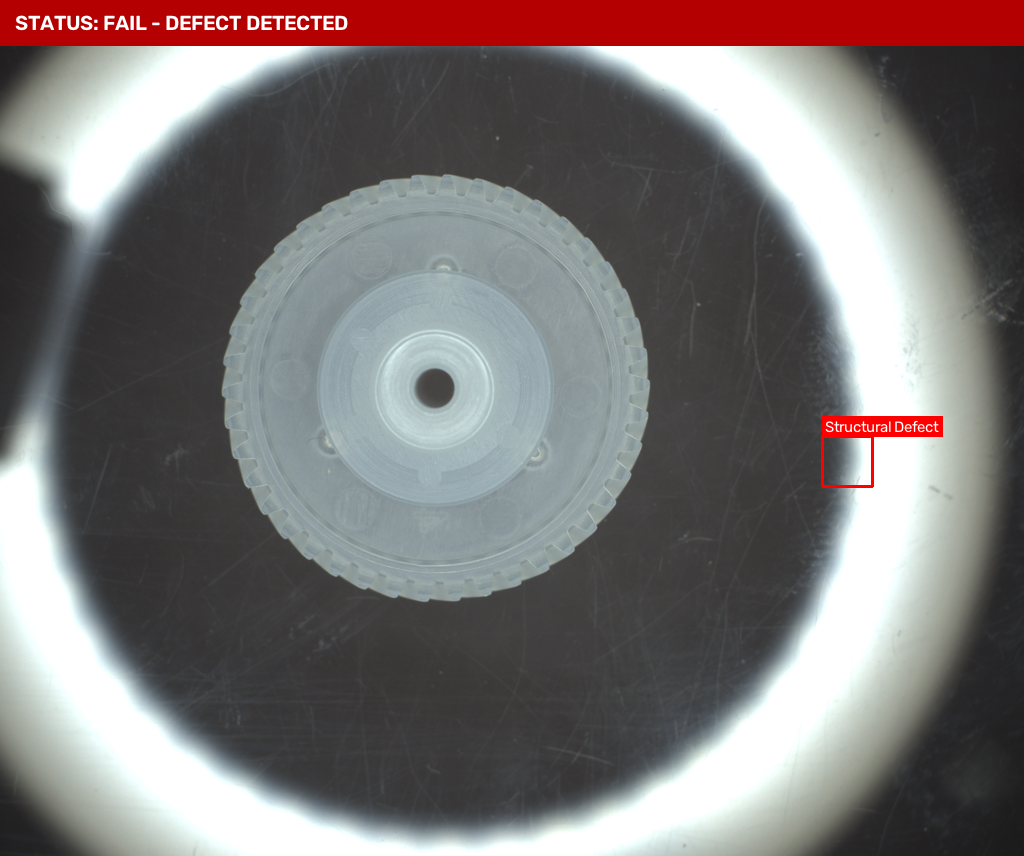
#> input picture assets/fail_defect.png, 1024 x 856 px; its folder holds only this picture in this run
$ python -i main.py   (imports and definitions only)
#> lines starting #> are read from the running program, lines starting #| are printed output that depends on the picture; after the words box and inside, x2 and y2 are one past the last pixel; in counts of white or black regions, pixels touching at a corner belong together
import cv2
import os

THRESHOLD_MAX = 30.0
OUTPUT_DIR = "inspection_results"

def _banner(img, is_fail):
    if is_fail:
        cv2.rectangle(img, (0, 0), (img.shape[1], 45), (0, 0, 180), -1)
        cv2.putText(img, "STATUS: FAIL - DEFECT DETECTED", (15, 30), cv2.FONT_HERSHEY_SIMPLEX, 0.7, (255, 255, 255), 2)
    else:
        cv2.rectangle(img, (0, 0), (img.shape[1], 45), (0, 150, 0), -1)
        cv2.putText(img, "STATUS: PASS - QUALITY VERIFIED", (15, 30), cv2.FONT_HERSHEY_SIMPLEX, 0.7, (255, 255, 255), 2)

def inspect_image(image_path):
#> called with image_path = 'assets/fail_defect.png'
    img = cv2.imread(image_path)
#> img is the input picture: shape (856, 1024, 3); mean B, G, R 116.6, 116.8, 122.9
    if img is None:
        return None, "[ PASS: QUALITY VERIFIED ]"
    gray = cv2.cvtColor(img, cv2.COLOR_BGR2GRAY)
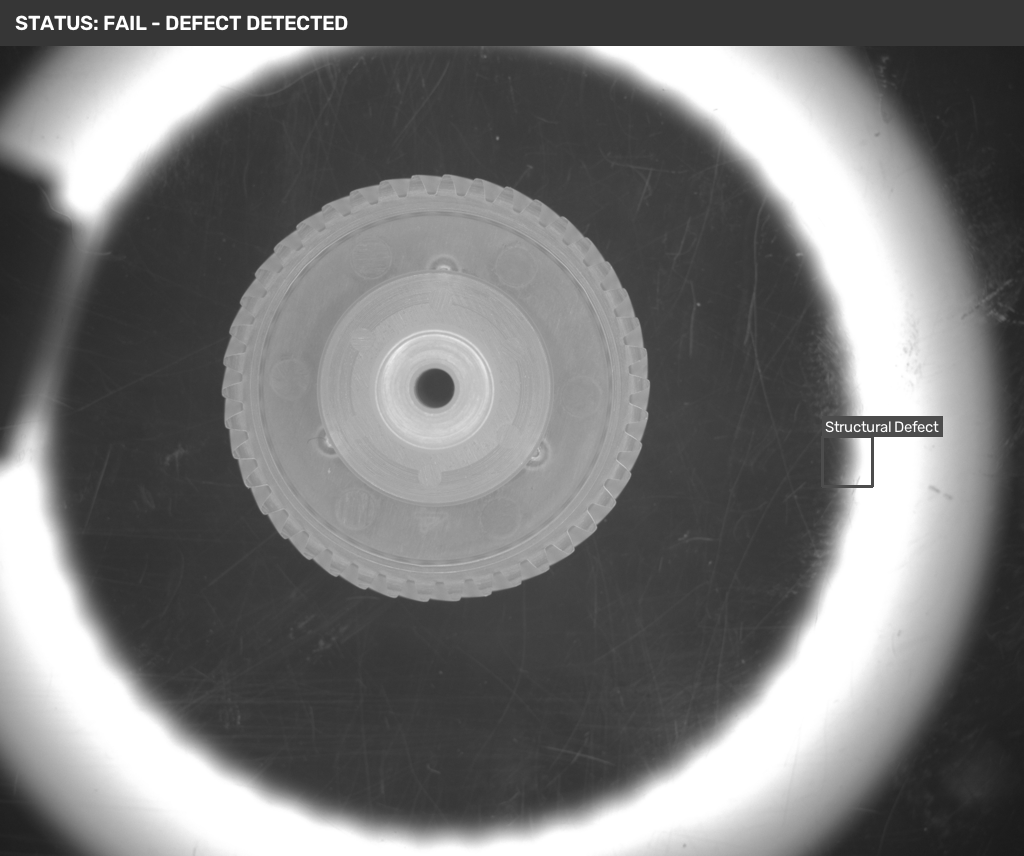
#> gray: shape (856, 1024); min 25, max 255, mean 118.6
    blurred = cv2.GaussianBlur(gray, (5, 5), 0)
    _, thresh = cv2.threshold(blurred, 127, 255, cv2.THRESH_BINARY)
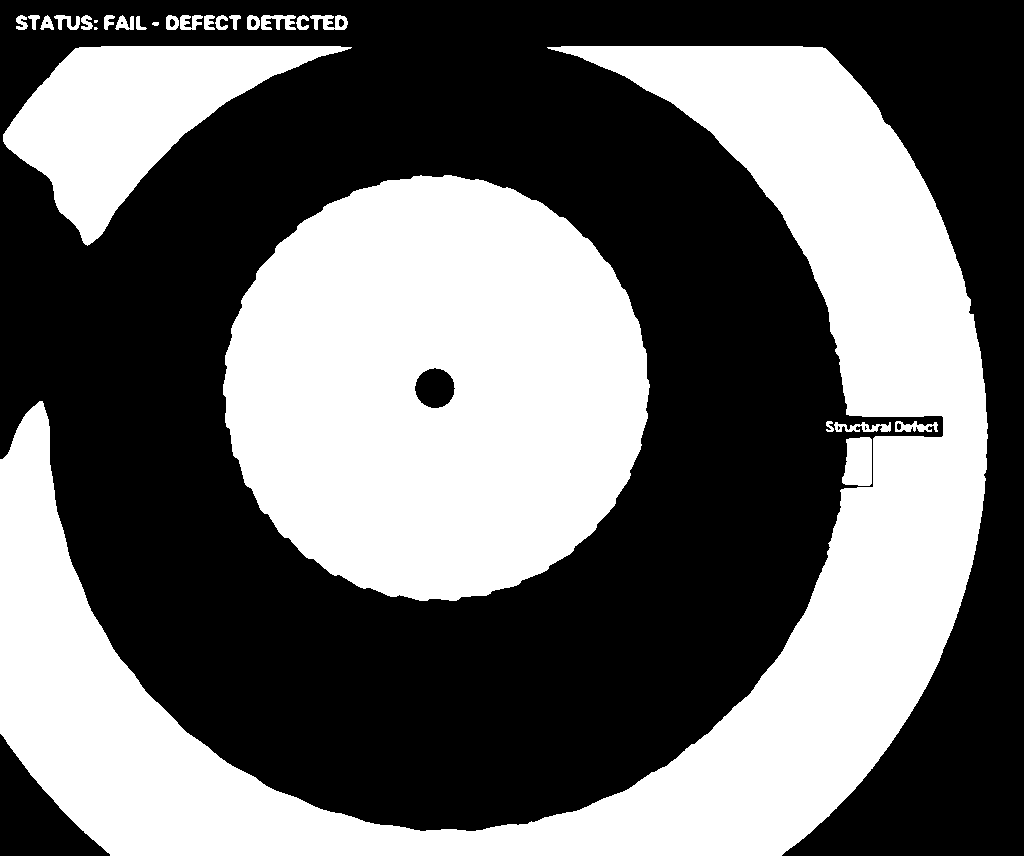
#> thresh: shape (856, 1024); 42.7% white; 27 white regions (2 under 20 px)
    contours, _ = cv2.findContours(thresh, cv2.RETR_EXTERNAL, cv2.CHAIN_APPROX_SIMPLE)
#> contours = 27 contours, 3 with area under 20; largest, box (x1, y1, x2, y2) and area: (0, 46, 988, 856) 198037, (223, 175, 650, 601) 140835, (3, 46, 352, 246) 28568, (842, 437, 872, 486) 1198, (310, 15, 348, 30) 312
    if not contours:
        _banner(img, False)
        return img, "[ PASS: QUALITY VERIFIED ]"
    cnt = max(contours, key=cv2.contourArea)
#> cnt = contour of 1365 points, box (x1, y1, x2, y2) (0, 46, 988, 856), area 198037
    hull = cv2.convexHull(cnt, returnPoints=False)
#> hull = 69 values, max 1364 at index 0, min 0 at index 68, mean 1078.2
    if hull is None or len(hull) <= 3:
        _banner(img, False)
        return img, "[ PASS: QUALITY VERIFIED ]"
    defects = cv2.convexityDefects(cnt, hull)
#> defects = 64 rows, first 6: [0, 2, 1, 237], [2, 864, 447, 168431], [864, 866, 865, 164], [867, 869, 868, 142], [869, 875, 874, 191], [875, 900, 898, 1067]
    if defects is None:
        _banner(img, False)
        return img, "[ PASS: QUALITY VERIFIED ]"
    is_fail = False
    for i in range(defects.shape[0]):
        s, e, f, d_raw = defects[i, 0] if defects.ndim == 3 else defects[i]
        actual_distance = d_raw / 256.0
        if actual_distance > THRESHOLD_MAX:
            is_fail = True
            pt = tuple(cnt[f][0])
            box = 25
            p1 = (max(0, pt[0] - box), max(0, pt[1] - box))
            p2 = (min(img.shape[1], pt[0] + box), min(img.shape[0], pt[1] + box))
            cv2.rectangle(img, p1, p2, (0, 0, 255), 2)
            label = "Structural Defect"
            (tw, th), _ = cv2.getTextSize(label, cv2.FONT_HERSHEY_SIMPLEX, 0.5, 1)
            cv2.rectangle(img, (p1[0], max(0, p1[1] - th - 6)), (p1[0] + tw + 6, p1[1]), (0, 0, 255), -1)
            cv2.putText(img, label, (p1[0] + 3, p1[1] - 4), cv2.FONT_HERSHEY_SIMPLEX, 0.5, (255, 255, 255), 1, cv2.LINE_AA)
            break
#> this loop made 2 passes
#> (s, e, f, d_raw, actual_distance, pt, p1, p2) on pass 2: (2, 864, 447, 168431, 657.9, (666, 766), (641, 741), (691, 791))
#> (s, e, f, d_raw, actual_distance) on pass 1: (0, 2, 1, 237, 0.926)
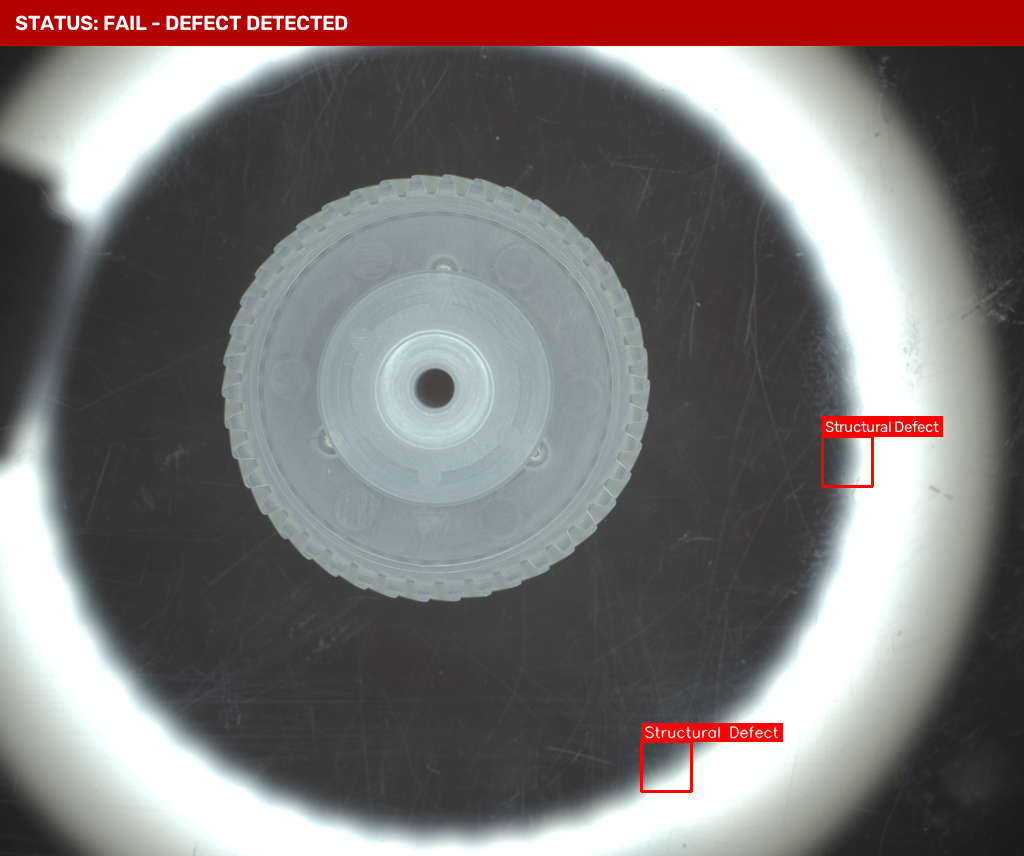
#> img: shape (856, 1024, 3); 0.36% of pixels changed, all inside (x1, y1, x2, y2) = (640, 723, 783, 793)
    _banner(img, is_fail)
#> in _banner, `cv2.putText(img, "STATUS: FAIL - DEFECT DETECTED", (15, 30), cv2.FONT_..`:
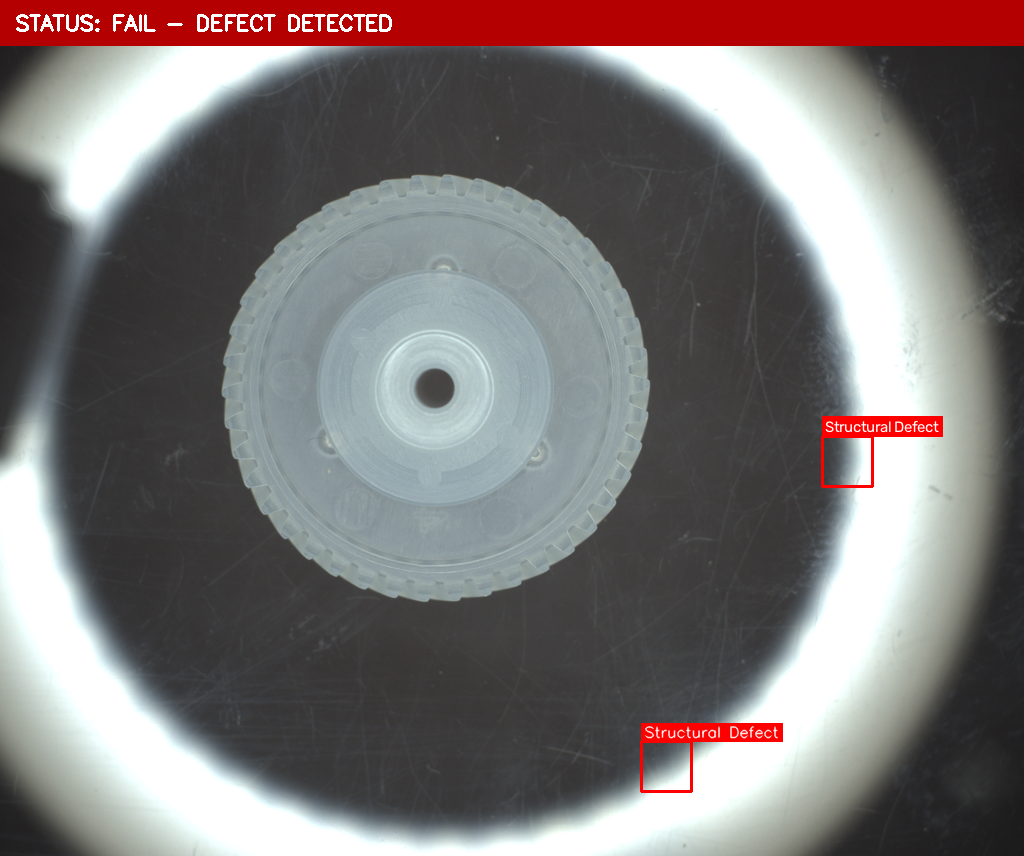
#> img: shape (856, 1024, 3); mean B, G, R 116.2, 116.5, 123.2
    return img, "[ FAIL: STRUCTURAL DEFECT DETECTED ]" if is_fail else "[ PASS: QUALITY VERIFIED ]"

def run_pipeline():
    base = "validation_dataset"
    os.makedirs(OUTPUT_DIR, exist_ok=True)
    for cat in ["good", "defect"]:
        folder = os.path.join(base, cat)
        if not os.path.exists(folder):
            continue
        print(f"\n--- {cat.upper()} ---")
        for name in sorted(os.listdir(folder)):
            if not name.lower().endswith((".png", ".jpg", ".jpeg")):
                continue
            annotated, result = inspect_image(os.path.join(folder, name))
            out = os.path.join(OUTPUT_DIR, f"result_{name}")
            cv2.imwrite(out, annotated)
            print(f"{name} -> {result} | Saved: {out}")

# [2 lines not run here, left out]

>>> result = inspect_image('assets/fail_defect.png')
